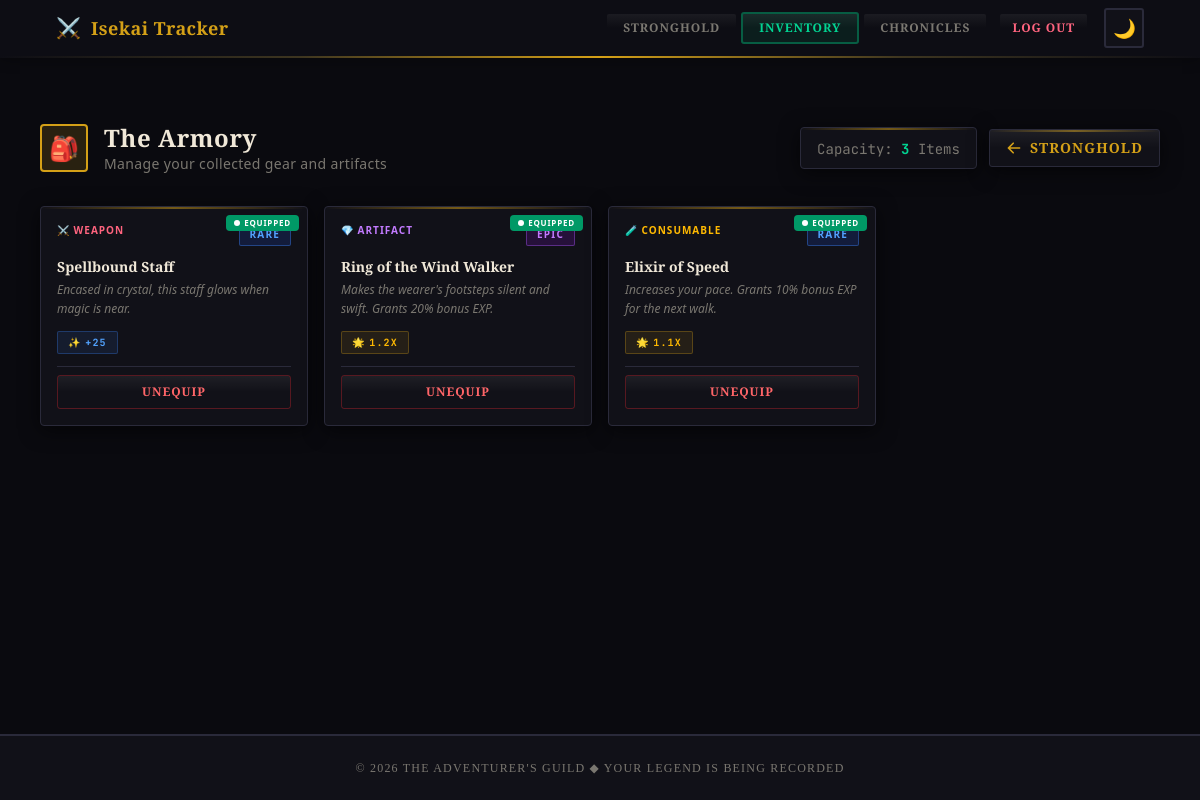
/inventory/ (signed in), run on an earlier commit of the app's database.
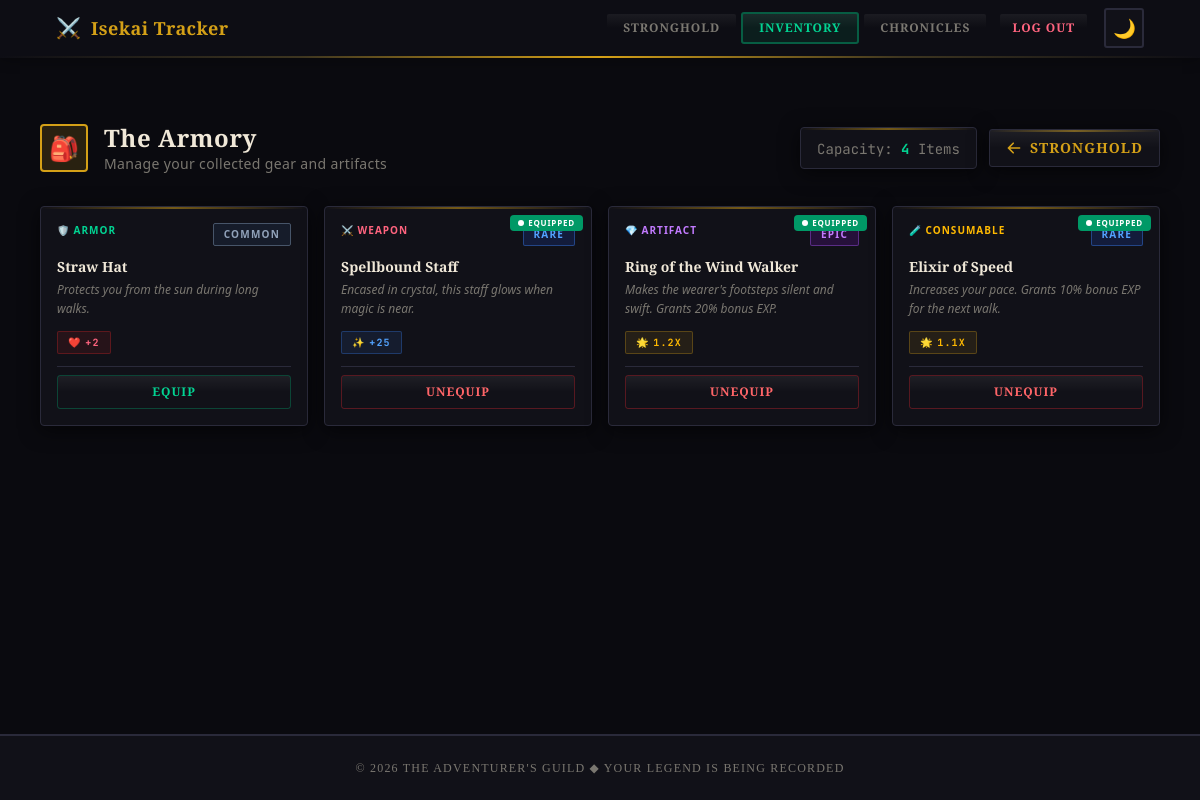
And on a later commit of the database.
### players/models.py (models this page shows, shortened)
class InventoryItem(models.Model):
    player = models.ForeignKey('PlayerProfile', on_delete=models.CASCADE, related_name="inventory")
    item = models.ForeignKey(Item, on_delete=models.CASCADE)
    quantity = models.PositiveIntegerField(default=1)
    is_equipped = models.BooleanField(default=False)
    acquired_at = models.DateTimeField(auto_now_add=True)

class Item(models.Model):
    ITEM_TYPES = [
        ('WEAPON', 'Weapon'),
        ('ARMOR', 'Armor'),
        ('CONSUMABLE', 'Consumable'),
        ('ARTIFACT', 'Artifact'),
    ]
    name = models.CharField(max_length=100)
    description = models.TextField()
    item_type = models.CharField(max_length=20, choices=ITEM_TYPES)
    rarity = models.CharField(max_length=20, default="Common")
    hp_bonus = models.IntegerField(default=0)
    mana_bonus = models.IntegerField(default=0)
    exp_multiplier = models.FloatField(default=1.0)
    image_url = models.URLField(blank=True, null=True)

### players/views.py (the view)
# urls.py: path('inventory/', views.inventory_page, name='inventory'),
@login_required
def inventory_page(request):
    player = PlayerProfile.objects.get(user=request.user)
    inventory = InventoryItem.objects.filter(player=player).select_related('item').order_by('-acquired_at')
    context = {
        'player': player,
        'inventory': inventory,
    }
    return render(request, 'players/inventory.html', context)

### templates/players/inventory.html (shortened to what the changed rows need)
{% extends "base.html" %}
{% block content %}
<div class="max-w-6xl mx-auto px-4 py-10 pt-16">
    <div class="mb-8 flex flex-col md:flex-row items-center justify-between">
        <div class="flex items-center gap-4 mb-4 md:mb-0">
            <div>
                <h1 class="font-rpg text-2xl font-bold rpg-heading tracking-wide">The Armory</h1>
            </div>
        </div>
        <div class="flex items-center gap-3">
            <div class="rpg-panel px-4 py-2">
                <span class="rpg-muted text-sm" style="font-family: var(--font-mono);">Capacity: <span class="text-emerald-400 font-bold">{{ inventory|length }}</span> Items</span>
            </div>
        </div>
    </div>
    <div class="grid grid-cols-2 lg:grid-cols-4 gap-4">
        {% for inv_item in inventory %}
            <div class="rpg-panel p-4 transition-all duration-200 hover:-translate-y-0.5 group flex flex-col h-full
                {% if inv_item.is_equipped %}
                    {% if inv_item.item.rarity == 'Common' %}ring-2 ring-slate-400/40{% elif inv_item.item.rarity == 'Rare' %}ring-2 ring-blue-400/40{% elif inv_item.item.rarity == 'Epic' %}ring-2 ring-purple-400/40{% elif inv_item.item.rarity == 'Legendary' %}ring-2 ring-amber-400/40{% endif %}
                {% endif %}">
                {% if inv_item.is_equipped %}
                <div class="absolute top-2 right-2 z-20">
                    <div class="bg-emerald-600 text-white text-[8px] font-bold uppercase tracking-widest px-2 py-0.5 rounded-sm flex items-center gap-1">
                        <span class="w-1.5 h-1.5 bg-white rounded-full animate-pulse"></span> Equipped
                    </div>
                </div>
                {% endif %}
                <div class="flex justify-between items-start mb-3">
                    <div class="flex items-center gap-1.5">
                        <span class="text-[10px] font-bold tracking-widest uppercase
                            {% if inv_item.item.item_type == 'WEAPON' %}text-rose-400{% elif inv_item.item.item_type == 'ARMOR' %}text-emerald-400{% elif inv_item.item.item_type == 'ARTIFACT' %}text-purple-400{% else %}text-amber-400{% endif %}">
                            {% if inv_item.item.item_type == 'WEAPON' %}⚔️{% elif inv_item.item.item_type == 'ARMOR' %}🛡️{% elif inv_item.item.item_type == 'ARTIFACT' %}💎{% else %}🧪{% endif %}
                            {{ inv_item.item.get_item_type_display }}
                        </span>
                    </div>
                    <span class="rpg-tag
                        {% if inv_item.item.rarity == 'Common' %} text-slate-400 bg-slate-800/50
                        {% elif inv_item.item.rarity == 'Rare' %} text-blue-400 bg-blue-900/30
                        {% elif inv_item.item.rarity == 'Epic' %} text-purple-400 bg-purple-900/30
                        {% elif inv_item.item.rarity == 'Legendary' %} text-amber-400 bg-amber-900/30
                        {% endif %}"
                        style="border-color: {% if inv_item.item.rarity == 'Common' %}#475569{% elif inv_item.item.rarity == 'Rare' %}rgba(59,130,246,0.4){% elif inv_item.item.rarity == 'Epic' %}rgba(168,85,247,0.4){% elif inv_item.item.rarity == 'Legendary' %}rgba(245,158,11,0.4){% endif %};">
                        {{ inv_item.item.rarity }}
                    </span>
                </div>
                <h3 class="font-rpg text-sm font-bold rpg-heading mb-1 leading-tight group-hover:rpg-accent-text transition-colors">{{ inv_item.item.name }}</h3>
                <p class="text-xs rpg-muted italic mb-3 flex-grow leading-relaxed">{{ inv_item.item.description }}</p>
                <div class="flex flex-wrap gap-1 mb-3">
                    {% if inv_item.item.hp_bonus > 0 %}
                    <div class="rpg-tag text-rose-400" style="border-color: rgba(220,38,38,0.3); background: rgba(220,38,38,0.1);">
                        <span>❤️</span>
                        <span class="font-mono" style="font-family: var(--font-mono);">+{{ inv_item.item.hp_bonus }}</span>
                    </div>
                    {% endif %}
                    {% if inv_item.item.mana_bonus > 0 %}
                    <div class="rpg-tag text-blue-400" style="border-color: rgba(59,130,246,0.3); background: rgba(59,130,246,0.1);">
                        <span>✨</span>
                        <span class="font-mono" style="font-family: var(--font-mono);">+{{ inv_item.item.mana_bonus }}</span>
                    </div>
                    {% endif %}
                    {% if inv_item.item.exp_multiplier > 1.0 %}
                    <div class="rpg-tag text-amber-400" style="border-color: rgba(212,160,23,0.3); background: rgba(212,160,23,0.1);">
                        <span>🌟</span>
                        <span class="font-mono" style="font-family: var(--font-mono);">{{ inv_item.item.exp_multiplier }}x</span>
                    </div>
                    {% endif %}
                </div>
                <div class="mt-auto pt-2" style="border-top: 1px solid var(--rpg-border);">
                    <form action="{% url 'toggle_equip' inv_item.id %}" method="POST">
                        {% if inv_item.is_equipped %}
                            <button type="submit" class="rpg-btn w-full py-2 text-xs text-red-400 border border-red-500/30 hover:border-red-500/50 hover:bg-red-500/10 tracking-widest">
                                Unequip
                            </button>
                        {% else %}
                            <button type="submit" class="rpg-btn w-full py-2 text-xs text-emerald-400 border border-emerald-500/30 hover:border-emerald-500/50 hover:bg-emerald-500/10 tracking-widest">
                                Equip
                            </button>
                        {% endif %}
                    </form>
                </div>
            </div>
        {% endfor %}
    </div>
</div>
{% endblock %}

What changed in the data, as far as the page shows it:
added InventoryItem: item.item_type "ARMOR", item.rarity "COMMON", item.name "Straw Hat", item.description "Protects you from the sun during long walks.", item.hp_bonus "2", is_equipped "EQUIP"
Also different on the page:
{{ inventory|length }}: "3" → "4"
